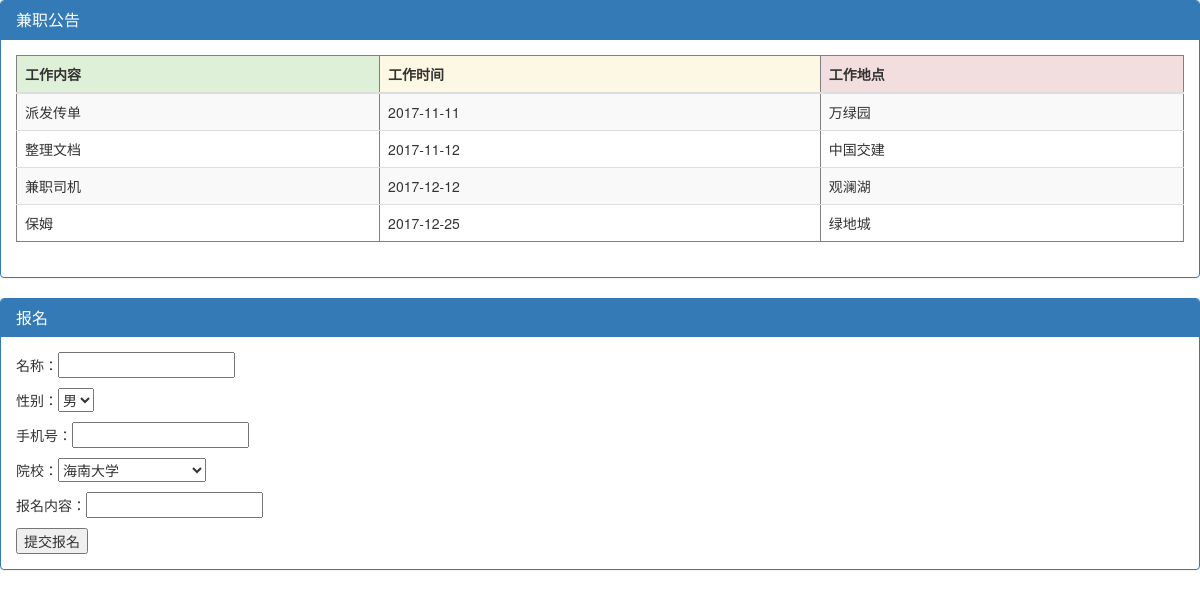
/notic, run on the app's committed database.
### learn/models.py (models this page shows, shortened)
class Work(models.Model):
	name = models.CharField(max_length = 128,verbose_name = "名字")
	work_time = models.CharField(max_length = 128,verbose_name = "工作时间")
	work_location= models.CharField(max_length = 128,verbose_name = "工作地点")
	class Meta:
		verbose_name = verbose_name_plural = "兼职公告"

### learn/views.py (the view)
# urls.py: url(r'^notic',learn_views.notic),
def notic(request):
	works = Work.objects.all()
	f_obj = UserInfo()
	if request.method ==  'POST':
		user_obj = UserInfo(request.POST)
		if user_obj.is_valid():
			data = user_obj.clean()
			xls_process(user_obj)
			print data
		else:
			erro_msg = user_obj.errors
			return render(request,'user_list.html',{'obj':user_obj,'errors':erro_msg})
	return render(request, 'notic.html', context={'notices': works,'obj':f_obj})

### learn/forms.py
class UserInfo(forms.Form):
	SEX_LIST =(
		('男','男'),
		('女','女'),
	)
	SCHOOL_LIST =(
		('海南大学','海南大学'),
		( '海南医学院', '海南医学院'),
		('海南外国语职业学院', '海南外国语职业学院'),
		('海南经济贸易学院', '海南经济贸易学院'),
	)
	name = forms.CharField()
	sex = forms.CharField(
		widget =  forms.Select(choices=SEX_LIST)
	)
	phone = forms.CharField()
	school = forms.CharField(
		widget =  forms.Select(choices=SCHOOL_LIST)
	)
	content = forms.CharField()

### templates/notic.html (shortened to what this page needs)
<!DOCTYPE html>
<html>
    <head>
         <link rel="stylesheet" href="http://cdn.bootcss.com/bootstrap/3.3.4/css/bootstrap.min.css">
    </head>
    <body>
           <div class="panel panel-primary">
           	    <div class="panel-heading">
		            <h3 class="panel-title">兼职公告</h3>
	            </div>
           	    <div class="panel-body">
	            <table border="1" class="table table-striped table-hover">
                    <thead>
                        <tr class="active">
                                <th class="success">工作内容</th>
                                <th class="warning">工作时间</th>
                                <th class="danger">工作地点</th>
                        </tr>
                    </thead>
                    <tbody>
                        {% for t in notices %}
                        <tr >
                        <td >{{ t.name }} </td>
                        <td >{{ t.work_time}}</td>
                        <td > {{ t.work_location }}</td>
                        </tr>
                        {% endfor %}
                    </tbody>
                </table>
                </div>
           </div>
    <div class="panel panel-primary">
        <div class="panel-heading">
                <h3 class="panel-title">报名</h3>
        </div>
        <div class="panel-body">
        <form action="/notic/" method="post" class="form-horizontal">
            <p>名称：{{obj.name}}<span>{{errors.name}}</p>
            <p>性别：{{obj.sex}}<span>{{errors.sex}}</p>
            <p>手机号：{{obj.phone}}<span>{{errors.phone}}</p>
            <p>院校：{{obj.school}}<span>{{errors.school}}</p>
            <p>报名内容：{{obj.content}}<span>{{errors.content}}</p>
            <input type="submit" value="提交报名">
        </form>
        </div>
    </div>
    </body>
</html>

### data on the page
Work: name "派发传单", work_time "2017-11-11", work_location "万绿园"
Work: name "整理文档", work_time "2017-11-12", work_location "中国交建"
Work: name "兼职司机", work_time "2017-12-12", work_location "观澜湖"
Work: name "保姆", work_time "2017-12-25", work_location "绿地城"
